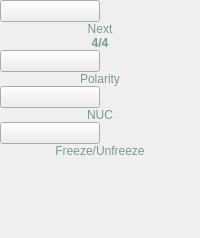
         <widget class="QWidget" name="page_16">
          <layout class="QVBoxLayout" name="verticalLayout_11">
           <property name="spacing">
            <number>0</number>
           </property>
           <property name="leftMargin">
            <number>0</number>
           </property>
           <property name="topMargin">
            <number>0</number>
           </property>
           <property name="rightMargin">
            <number>0</number>
           </property>
           <property name="bottomMargin">
            <number>0</number>
           </property>
           <item>
            <widget class="QPushButton" name="irsight_bt_next_4">
             <property name="sizePolicy">
              <sizepolicy hsizetype="Minimum" vsizetype="Expanding">
               <horstretch>0</horstretch>
               <verstretch>0</verstretch>
              </sizepolicy>
             </property>
             <property name="maximumSize">
              <size>
               <width>100</width>
               <height>16777215</height>
              </size>
             </property>
             <property name="text">
              <string/>
             </property>
            </widget>
           </item>
           <item>
            <widget class="QLabel" name="label_48">
             <property name="sizePolicy">
              <sizepolicy hsizetype="Preferred" vsizetype="Preferred">
               <horstretch>0</horstretch>
               <verstretch>0</verstretch>
              </sizepolicy>
             </property>
             <property name="styleSheet">
              <string notr="true">color: rgb(123, 154, 147);
</string>
             </property>
             <property name="text">
              <string>Next</string>
             </property>
             <property name="alignment">
              <set>Qt::AlignCenter</set>
             </property>
            </widget>
           </item>
           <item>
            <widget class="QLabel" name="label_46">
             <property name="font">
              <font>
               <weight>75</weight>
               <bold>true</bold>
              </font>
             </property>
             <property name="styleSheet">
              <string notr="true">color: rgb(123, 154, 147);</string>
             </property>
             <property name="text">
              <string>4/4</string>
             </property>
             <property name="alignment">
              <set>Qt::AlignCenter</set>
             </property>
            </widget>
           </item>
           <item>
            <widget class="QPushButton" name="bt_polanty_ir">
             <property name="sizePolicy">
              <sizepolicy hsizetype="Minimum" vsizetype="Expanding">
               <horstretch>0</horstretch>
               <verstretch>0</verstretch>
              </sizepolicy>
             </property>
             <property name="maximumSize">
              <size>
               <width>100</width>
               <height>16777215</height>
              </size>
             </property>
             <property name="text">
              <string/>
             </property>
            </widget>
           </item>
           <item>
            <widget class="QLabel" name="label_45">
             <property name="styleSheet">
              <string notr="true">color: rgb(123, 154, 147);</string>
             </property>
             <property name="text">
              <string>Polarity</string>
             </property>
             <property name="alignment">
              <set>Qt::AlignCenter</set>
             </property>
            </widget>
           </item>
           <item>
            <widget class="QPushButton" name="bt_nuc_ir">
             <property name="sizePolicy">
              <sizepolicy hsizetype="Minimum" vsizetype="Expanding">
               <horstretch>0</horstretch>
               <verstretch>0</verstretch>
              </sizepolicy>
             </property>
             <property name="maximumSize">
              <size>
               <width>100</width>
               <height>16777215</height>
              </size>
             </property>
             <property name="text">
              <string/>
             </property>
            </widget>
           </item>
           <item>
            <widget class="QLabel" name="label_49">
             <property name="styleSheet">
              <string notr="true">color: rgb(123, 154, 147);</string>
             </property>
             <property name="text">
              <string>NUC</string>
             </property>
             <property name="alignment">
              <set>Qt::AlignCenter</set>
             </property>
            </widget>
           </item>
           <item>
            <widget class="QPushButton" name="bt_freeze_ir">
             <property name="sizePolicy">
              <sizepolicy hsizetype="Minimum" vsizetype="Expanding">
               <horstretch>0</horstretch>
               <verstretch>0</verstretch>
              </sizepolicy>
             </property>
             <property name="maximumSize">
              <size>
               <width>100</width>
               <height>16777215</height>
              </size>
             </property>
             <property name="text">
              <string/>
             </property>
            </widget>
           </item>
           <item>
            <widget class="QLabel" name="label_47">
             <property name="styleSheet">
              <string notr="true">color: rgb(123, 154, 147);</string>
             </property>
             <property name="text">
              <string>Freeze/Unfreeze</string>
             </property>
             <property name="alignment">
              <set>Qt::AlignCenter</set>
             </property>
            </widget>
           </item>
           <item>
            <spacer name="verticalSpacer_6">
             <property name="orientation">
              <enum>Qt::Vertical</enum>
             </property>
             <property name="sizeHint" stdset="0">
              <size>
               <width>20</width>
               <height>40</height>
              </size>
             </property>
            </spacer>
           </item>
           <item>
            <spacer name="verticalSpacer_7">
             <property name="orientation">
              <enum>Qt::Vertical</enum>
             </property>
             <property name="sizeHint" stdset="0">
              <size>
               <width>20</width>
               <height>40</height>
              </size>
             </property>
            </spacer>
           </item>
          </layout>
         </widget>
